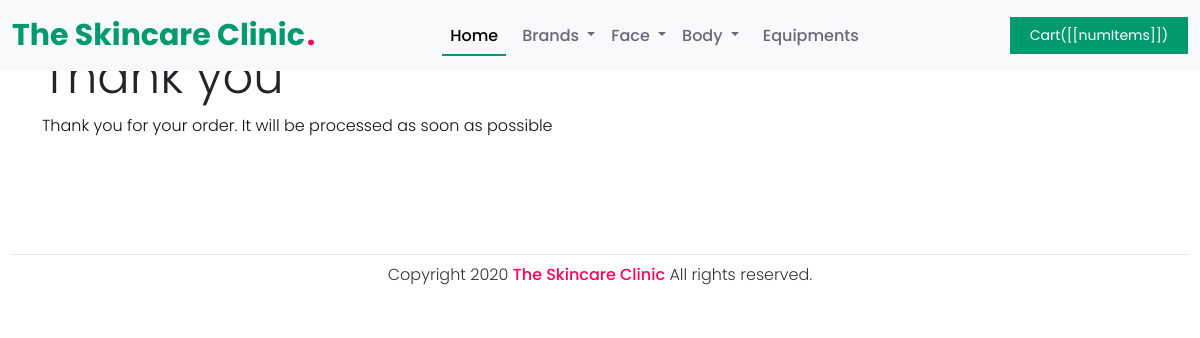
Page /cart/success/ on the committed database.
### apps/store/models.py (models this page shows, shortened)
class Category(models.Model):
    parent= models.ForeignKey('self', related_name='children', on_delete=models.CASCADE, blank=True, null=True)
    title = models.CharField(max_length=225)
    slug = models.CharField(max_length=225,unique=True, blank=True)
    ordering = models.IntegerField(default=0)
    is_featured = models.BooleanField(default=False)
    class Meta:
        verbose_name_plural = 'Categories'
        ordering = ('ordering',)

### apps/cart/views.py (the view)
# urls.py: path('cart/success/', success, name='success'),
def success(request):
    cart = Cart(request)
    cart.clear()
    return render(request,'cart/success.html')

### apps/cart/cart.py (called while the page is built)
    def __iter__(self):
        product_ids = self.cart.keys()
        product_clean_ids = []
        for p in product_ids:
            product_clean_ids.append(p)
            self.cart[str(p)]['product'] = Product.objects.get(pk=p)
        for item in self.cart.values():
            item['total_price'] = float(item['price']) * int(item['quantity'])
            yield item

    def clear(self):
        del self.session[settings.CART_SESSION_ID]
        self.session.modified = True

    def get_total_length(self):
        return sum(int(item['quantity']) for item in self.cart.values())

    def get_total_cost(self):
        return sum(float(item['total_price']) for item in self)

### apps/cart/context_processors.py (called while the page is built)
def cart(request):
    return {'cart':Cart(request)}

### apps/store/context_processors.py (called while the page is built)
def menu_categories(request):
    categories = Category.objects.filter(parent=None)
    return {'menu_categories': categories}

def brand_categories(request):
    categories = BrandCategory.objects.all()
    return  {'brand_categories':categories}

### apps/cart/templates/cart/success.html (shortened to what this page needs)
{% extends 'core/base.html' %}
{% block contents %}
<div class="container">
    <h1 class="display-5"> Thank you</h1>
    <p>Thank you for your order. It will be processed as soon as possible </p>
</div>
{% endblock %}

### apps/core/templates/core/base.html (shortened to what this page needs)
{% load static %}
<!DOCTYPE html>
<html lang="en">
<head>
    <link rel="stylesheet" href="https://cdn.jsdelivr.net/npm/bootstrap@5.3.3/dist/css/bootstrap.min.css">
    <link rel="stylesheet" href="{% static 'css/styles1.css' %}">
</head>
<body>
    <nav class="navbar navbar-expand-lg bg-body-tertiary fixed-top" id="navbar-app">
        <div class="container-fluid">
          <a class="navbar-brand me-auto " href="#">The Skincare Clinic<span>.</span></a>
          <div class="offcanvas offcanvas-end" tabindex="-1" id="offcanvasNavbar" aria-labelledby="offcanvasNavbarLabel">
            <div class="offcanvas-body">
              <ul class="navbar-nav justify-content-center flex-grow-1 pe-3">
                <li class="nav-item">
                  <a class="nav-link active mx-lg-2" aria-current="page" href="#">Home</a>
                </li>
                <li class="nav-item dropdown">
                    <a class="nav-link dropdown-toggle" href="#" role="button" data-bs-toggle="dropdown" aria-expanded="false">
                       Brands
                    </a>
            </li>
                {% for category in menu_categories %}
                    {% if not category.children.all %}
                        <li class="nav-item">
                            <a class="nav-link mx-lg-2" href="{% url 'category_details' category.slug %}">{{category.title}}</a>
                        </li>
                {% else %}
                        <li class="nav-item dropdown">
                            <a class="nav-link dropdown-toggle" href="{% url 'category_details' category.slug %}" role="button" data-bs-toggle="dropdown" aria-expanded="false">
                                {{category.title}}
                            </a>
                </li>
            {% endif %}
            {% endfor %}
              </ul>
            </div>
          </div>
          <a class="cart-button" href="{% url 'cart' %}">Cart([[numItems]])
        </a>
        </div>
      </nav>
    <section class="content-section">
        {% block contents %}
        {% endblock %}
    </section>
    <footer>
        <div class="container-fluid">
            <div class="row">
                <div class="col">
                    <div class="copyrightText">
                        <p>Copyright 2020 <a href="">The Skincare Clinic</a> All rights reserved.</p>
                    </div>
                </div>
            </div>
        </div>
    </footer>
</body>
</html>

### static/css/styles1.css (style rules this page uses)
* { font-family: 'Poppins', sans-serif; margin:0; box-sizing: border-box; padding:0; scroll-behavior: smooth; }
p { font-weight: 300; color: #111; }
.navbar { background-color: #fff; }
.navbar-brand { font-weight: 700; color: #009970; font-size:30px ; transition: 0.3s color; }
.navbar-brand span { color: #ff0157; margin-left: 2px; }
.cart-button { background-color: #009970; color: #fff; font-size: 14px; padding: 8px 20px; text-decoration: none; transition: 0.3s background-color; }
.nav-link { color: #666777; font-weight: 500; position: relative; }
.nav-link:hover, .nav-link.active { color: #000; }
.copyrightText { padding: 8px 40px; border-top: 1px solid rgba(0,0,0,0.1); text-align: center; margin-top: 100px; }
.copyrightText p { color: #333; }
.copyrightText a { color: #ff0157; font-weight: 500; text-decoration: none; }
@media (min-width: 991px) { .nav-link::before { content: ""; position: absolute; bottom: 0; left: 50%; transform: translateX(-50%); width: 0; height: 2px; background-color: #009970; visibility: hidden; transition: 0.3s ease-in-out; } }
@media (min-width: 991px) { .nav-link:hover::before, .nav-link.active::before { width: 100%; visibility: visible; } }
.content-section { padding-top:3em; }

### rows in the picture
Category: title "Face"
Category: title "Body"
Category: title "Equipments"
